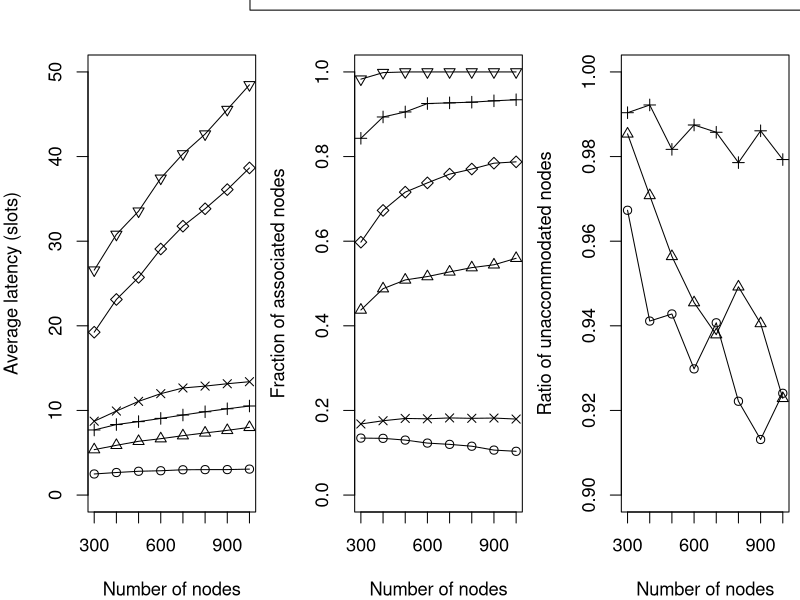

The R script that drew this image:
# Generated by exp3.sh (look for the journal section)

pdf("ZBS-vs-Lm.pdf", width=15, height=4, family="Times")
par(xpd=NA, mfrow=c(1,3), mar=c(4,4,2.5,0.5), cex=1.1) # margin: bottom left top right

num_FFD <- c(300, 400, 500, 600, 700, 800, 900, 1000)
legend <- c("D2VHU (Lm=3)", "D2VHU (Lm=6)", "D2VHU (Lm=9)", "DSA (Lm=3)", "DSA (Lm=6)", "DSA (Lm=9)")

# # # # # # # # # # # # # # # # # # # # # # # # # # # # # # # # # # # # # # # #
#       Average latency
# # # # # # # # # # # # # # # # # # # # # # # # # # # # # # # # # # # # # # # #

# D2VHU
avg_lat <- c(2.493195, 2.664993, 2.812823, 2.874498, 2.990605, 3.007247,  3.011240,  3.068575)	# Lm=3
plot(num_FFD, avg_lat, type='o', pch=1, ylim=c(0,50),
	xlab='Number of nodes', ylab='Average latency (slots)')

avg_lat <- c(5.368911, 5.881003, 6.354796, 6.664167, 7.019871, 7.346538,  7.647937,  8.004921)	# Lm=6
lines(num_FFD, avg_lat, type='o', pch=2)

avg_lat <- c(7.692557, 8.336266, 8.680566, 9.058133, 9.459860, 9.845405, 10.196879, 10.523902)	# Lm=9
lines(num_FFD, avg_lat, type='o', pch=3)

# DSA
avg_lat <- c( 8.727868,  9.932015, 11.073346, 11.983247, 12.655134, 12.877948, 13.156328, 13.395595)
lines(num_FFD, avg_lat, type='o', pch=4)

avg_lat <- c(19.244618, 23.114092, 25.724555, 29.077456, 31.771083, 33.830581, 36.095046, 38.654935)
lines(num_FFD, avg_lat, type='o', pch=5)

avg_lat <- c(26.581479, 30.800467, 33.546104, 37.435100, 40.314578, 42.654919, 45.556563, 48.478629)
lines(num_FFD, avg_lat, type='o', pch=6)

# # # # # # # # # # # # # # # # # # # # # # # # # # # # # # # # # # # # # # # #
#       Fraction of associated devices
# # # # # # # # # # # # # # # # # # # # # # # # # # # # # # # # # # # # # # # #

# D2VHU
num_assoc <- c( 40.40,  53.63,  64.97,  73.73,  83.88,  92.37,  95.69, 103.45)
num_assoc <- num_assoc / num_FFD
plot(num_FFD, num_assoc, type='o', pch=1, ylim=c(0,1),
	xlab='Number of nodes', ylab='Fraction of associated nodes')

num_assoc <- c(131.22, 195.11, 254.23, 309.86, 369.20, 430.01, 489.81, 559.63)
num_assoc <- num_assoc / num_FFD
lines(num_FFD, num_assoc, type='o', pch=2)

num_assoc <- c(252.94, 357.43, 452.72, 555.17, 648.84, 742.79, 838.56, 934.22)
num_assoc <- num_assoc / num_FFD
lines(num_FFD, num_assoc, type='o', pch=3)

# DSA
num_assoc <- c( 50.42,  70.27,  90.54, 108.16, 127.62, 145.11, 163.81,  179.65)
num_assoc <- num_assoc / num_FFD
lines(num_FFD, num_assoc, type='o', pch=4)

num_assoc <- c(179.30, 269.08, 357.96, 442.68, 530.93, 616.38, 705.89,  787.51)
num_assoc <- num_assoc / num_FFD
lines(num_FFD, num_assoc, type='o', pch=5)

num_assoc <- c(294.88, 399.34, 499.97, 599.99, 700.00, 800.00, 900.00, 1000.00)
num_assoc <- num_assoc / num_FFD
lines(num_FFD, num_assoc, type='o', pch=6)

legend(-200, 1.25, legend=legend, pch=seq(1,length(legend)), ncol=length(legend))

# # # # # # # # # # # # # # # # # # # # # # # # # # # # # # # # # # # # # # # #
#       Ratio of unaccommodated devices
# # # # # # # # # # # # # # # # # # # # # # # # # # # # # # # # # # # # # # # #

# D2VHU
num_assoc <- c(0.967308, 0.941123, 0.942801, 0.929823, 0.940715, 0.922170, 0.913135, 0.924056)
plot(num_FFD, num_assoc, type='o', pch=1, ylim=c(0.9,1.0),
	xlab='Number of nodes', ylab='Ratio of unaccommodated nodes')

num_assoc <- c(0.985366, 0.970804, 0.956408, 0.945488, 0.937907, 0.949224, 0.940550, 0.922860)
lines(num_FFD, num_assoc, type='o', pch=2)

num_assoc <- c(0.990366, 0.992193, 0.981701, 0.987459, 0.985740, 0.978571, 0.986086, 0.979292)
lines(num_FFD, num_assoc, type='o', pch=3)

# not applicable to DSA

dev.off()
